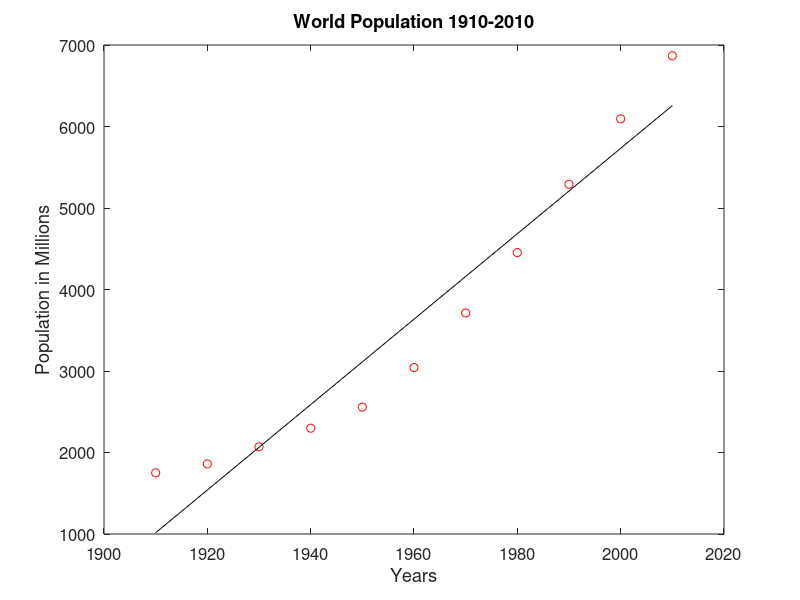

Write the MATLAB code that produced this figure.
function gs = gramSchmidt()
%Specific for PS9

%Data Points
x =[1910;1920;1930;1940;1950;1960;1970;1980;1990;2000;2010];
y = [1;1;1;1;1;1;1;1;1;1;1];
b =[1750;1860;2070;2298;2557;3042;3712;4453;5291;6094;6868];

a1 = x; 
a2 = y; 

%Step One 
y1 = a1;
r11 = norm(y1);

q1 = a1/r11;
q1t = q1.';

%Step Two 
r12 = q1t*a2;
y2 = a2 - q1*(r12);

r22 = norm(y2);
q2 = y2/r22;

%Construct Matrices
Q = [q1 q2];
Qt = Q.';
R = [r11 r12; 0 r22];

%Check
A = Q*R;

% Solve for a, and b in y=ax+b 
    % Ax=b
    % QRx = b
    % QtQRx = Qtb
    % Rx = Qtb

Qtb = Qt * b;

sol = R\Qtb;
sol(2)

% a = x(1) -- slope and  b = x(2)-- intercept
% Graph Results
x1 = [1910:1:2010];
f = sol(1)*x1 + sol(2);

plot(x, b, 'ro',x1,f, 'k')

xlabel('Years');
ylabel('Population in Millions');
title('World Population 1910-2010');

set(gca,'fontsize',12);


end